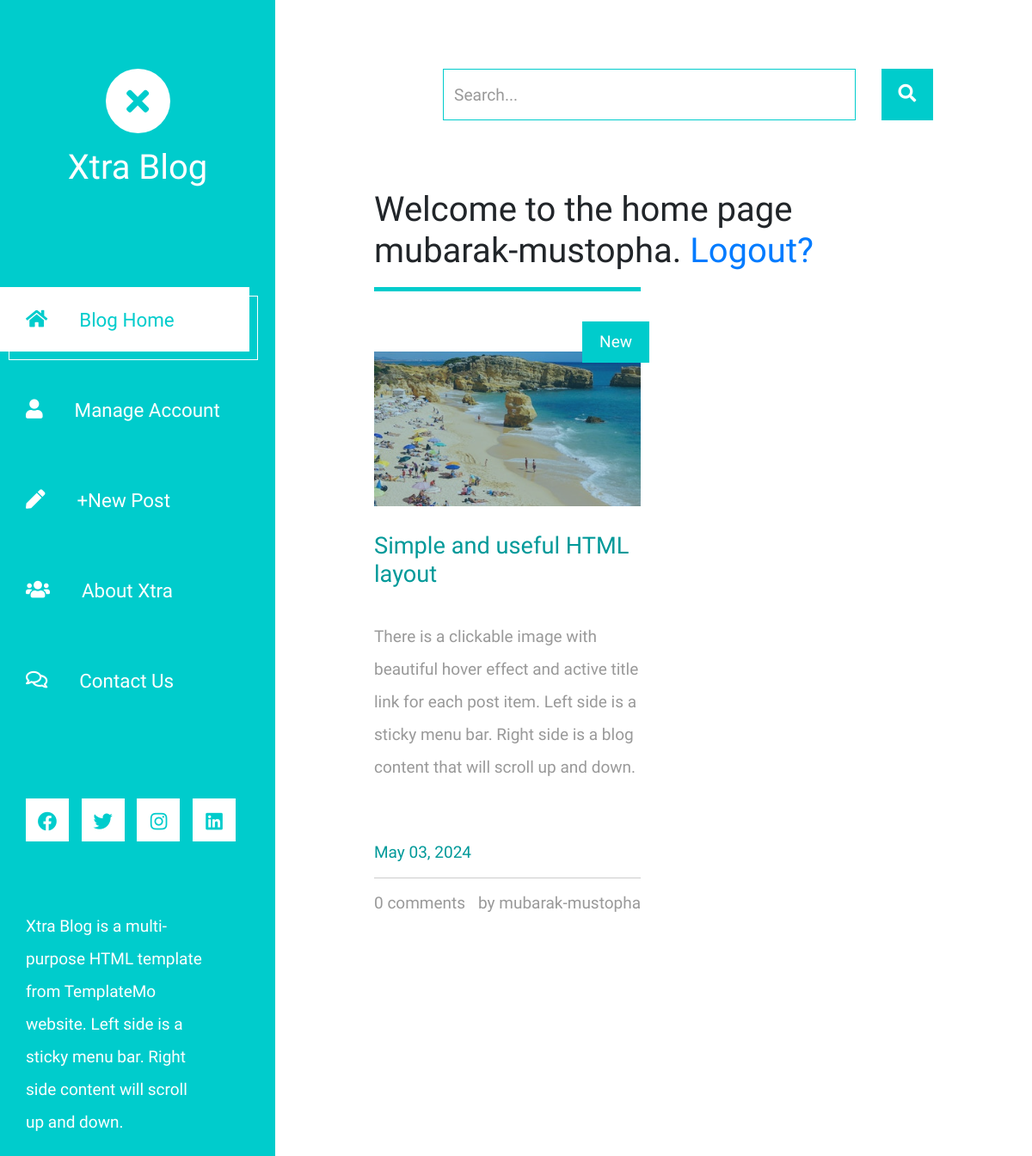
The app's page / (signed in) with its own data.
### custom_accounts/models.py (models this page shows)
class CustomUser(AbstractUser):
    first_name = models.CharField(max_length=50, blank=True)
    last_name = models.CharField(max_length=50, blank=True)
    photo = models.ImageField(null=False, default="avatar.svg")

### base/models.py (models this page shows, shortened)
class Post(models.Model):
    id = models.UUIDField(primary_key=True, default=uuid.uuid4, editable=False)
    user = models.ForeignKey(settings.AUTH_USER_MODEL, on_delete=models.CASCADE)
    title = models.CharField(max_length=50)
    image = models.ImageField(null=False, upload_to="posts/")
    description = models.TextField()
    slug = models.SlugField(null=False, unique=True)
    created = models.DateField(auto_now_add=True)

### base/views.py (the view)
# urls.py: path("", views.HomePageView.as_view(), name="home"),
class HomePageView(View):
    def get(self, request):
        posts = Post.objects.all()
        return render(request, "home.html", {"active": "home", "posts": posts})

### templates/home.html
{% extends 'base.html' %}
{% block main %}
    {% if request.user.is_authenticated %}
        <h1>Welcome to the home page {{request.user.username}}.
            <a href="{% url 'logout' %}">Logout?</a>
        </h1>
        <div class="row tm-row">
            {% for post in posts %}
                <article class="col-12 col-md-6 tm-post">
                    <hr class="tm-hr-primary">
                    <a href="" class="effect-lily tm-post-link tm-pt-60">
                        <div class="tm-post-link-inner">
                            <img src="{{post.image.url}}" alt="Image" class="img-fluid">
                        </div>
                        <span class="position-absolute tm-new-badge">New</span>
                        <h2 class="tm-pt-30 tm-color-primary tm-post-title">{{post.title}}</h2>
                    </a>
                    <p class="tm-pt-30">
                        {{post.description}}
                    </p>
                    <div class="d-flex justify-content-between tm-pt-45">
                        <span class="tm-color-primary">{{ post.created|date:"F d, Y" }}</span>
                    </div>
                    <hr>
                    <div class="d-flex justify-content-between">
                        <span>{{post.comments.count}} comments</span>
                        {% if user.first_name and user.last_name %}
                            <span>by {{user.first_name}} {{user.last_name}}</span>
                        {% else %}
                            <span>by {{user.username}}</span>
                        {% endif %}
                    </div>
                </article>
            {% endfor %}
        </div>
    {% else %}
            <h1><a href="{% url 'login' %}">Log In</a> to view posts.</h1>
    {% endif %}
{% endblock main %}

### records on screen
CustomUser: user.username "mubarak-mustopha", username "mubarak-mustopha"
Post: image (picture), title "Simple and useful HTML layout", description "There is a clickable image with beautiful hover effect and active title link for each post item. Left side is a sticky menu bar. Right side is a blog content that will scroll up and down.", created "May 03, 2024", comments.count "0"
